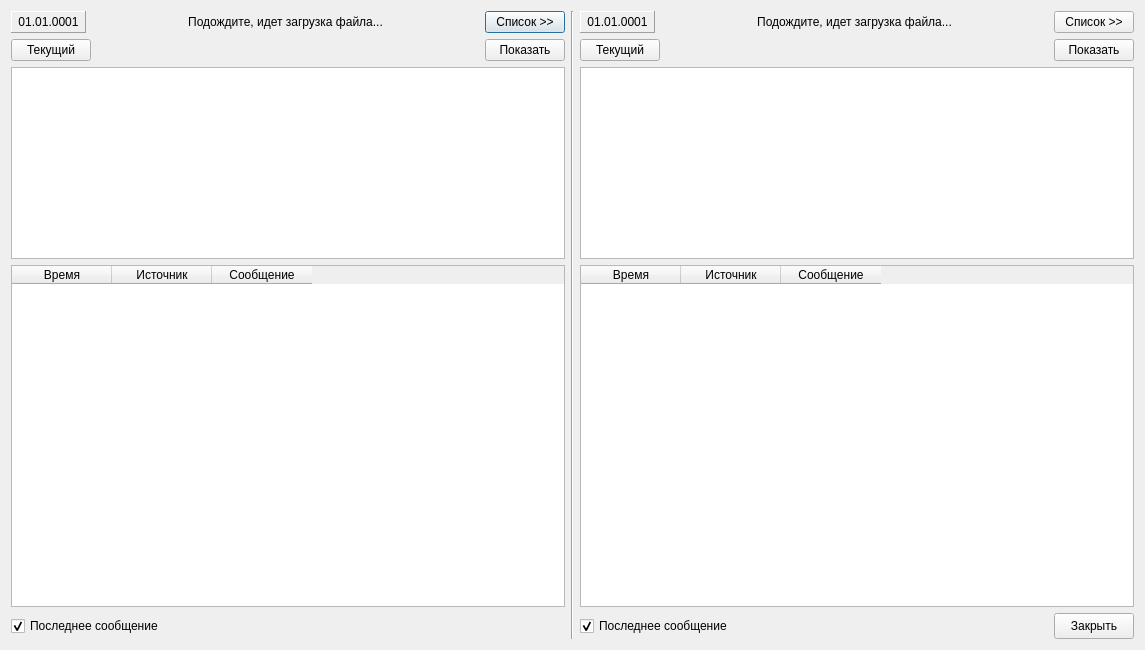
<?xml version="1.0" encoding="UTF-8"?>
<ui version="4.0">
 <class>Viewer</class>
 <widget class="QDialog" name="Viewer">
  <property name="geometry">
   <rect>
    <x>0</x>
    <y>0</y>
    <width>1145</width>
    <height>650</height>
   </rect>
  </property>
  <property name="baseSize">
   <size>
    <width>600</width>
    <height>500</height>
   </size>
  </property>
  <property name="windowTitle">
   <string>Журнал сообщений</string>
  </property>
  <layout class="QHBoxLayout" name="horizontalLayout_3">
   <item>
    <layout class="QVBoxLayout" name="verticalLayout_5">
     <item>
      <layout class="QHBoxLayout" name="horizontalLayout1_1">
       <item>
        <widget class="QLabel" name="labelDate1">
         <property name="sizePolicy">
          <sizepolicy hsizetype="Fixed" vsizetype="Preferred">
           <horstretch>0</horstretch>
           <verstretch>0</verstretch>
          </sizepolicy>
         </property>
         <property name="minimumSize">
          <size>
           <width>75</width>
           <height>0</height>
          </size>
         </property>
         <property name="frameShape">
          <enum>QFrame::Panel</enum>
         </property>
         <property name="frameShadow">
          <enum>QFrame::Raised</enum>
         </property>
         <property name="text">
          <string>01.01.0001</string>
         </property>
         <property name="alignment">
          <set>Qt::AlignCenter</set>
         </property>
        </widget>
       </item>
       <item>
        <spacer name="horizontalSpacer1_4">
         <property name="orientation">
          <enum>Qt::Horizontal</enum>
         </property>
         <property name="sizeHint" stdset="0">
          <size>
           <width>40</width>
           <height>20</height>
          </size>
         </property>
        </spacer>
       </item>
       <item>
        <widget class="QLabel" name="labelWait1">
         <property name="sizePolicy">
          <sizepolicy hsizetype="Expanding" vsizetype="Preferred">
           <horstretch>0</horstretch>
           <verstretch>0</verstretch>
          </sizepolicy>
         </property>
         <property name="text">
          <string>Подождите, идет загрузка файла...</string>
         </property>
         <property name="alignment">
          <set>Qt::AlignCenter</set>
         </property>
        </widget>
       </item>
       <item>
        <spacer name="horizontalSpacer1_1">
         <property name="orientation">
          <enum>Qt::Horizontal</enum>
         </property>
         <property name="sizeHint" stdset="0">
          <size>
           <width>40</width>
           <height>20</height>
          </size>
         </property>
        </spacer>
       </item>
       <item>
        <widget class="QPushButton" name="pushFiles1">
         <property name="text">
          <string>Список &gt;&gt;</string>
         </property>
         <property name="checkable">
          <bool>true</bool>
         </property>
        </widget>
       </item>
      </layout>
     </item>
     <item>
      <layout class="QVBoxLayout" name="verticalLayout">
       <item>
        <layout class="QHBoxLayout" name="horizontalLayout">
         <item>
          <widget class="QPushButton" name="pushCurrent1">
           <property name="text">
            <string>Текущий</string>
           </property>
          </widget>
         </item>
         <item>
          <spacer name="horizontalSpacer">
           <property name="orientation">
            <enum>Qt::Horizontal</enum>
           </property>
           <property name="sizeHint" stdset="0">
            <size>
             <width>40</width>
             <height>20</height>
            </size>
           </property>
          </spacer>
         </item>
         <item>
          <widget class="QPushButton" name="pushSelect1">
           <property name="text">
            <string>Показать</string>
           </property>
          </widget>
         </item>
        </layout>
       </item>
       <item>
        <widget class="QListWidget" name="list1">
         <property name="sizePolicy">
          <sizepolicy hsizetype="Expanding" vsizetype="Minimum">
           <horstretch>0</horstretch>
           <verstretch>0</verstretch>
          </sizepolicy>
         </property>
        </widget>
       </item>
      </layout>
     </item>
     <item>
      <layout class="QVBoxLayout" name="verticalLayout_3">
       <item>
        <widget class="QTableWidget" name="table1">
         <property name="horizontalScrollBarPolicy">
          <enum>Qt::ScrollBarAlwaysOff</enum>
         </property>
         <property name="selectionMode">
          <enum>QAbstractItemView::SingleSelection</enum>
         </property>
         <property name="selectionBehavior">
          <enum>QAbstractItemView::SelectRows</enum>
         </property>
         <property name="cornerButtonEnabled">
          <bool>false</bool>
         </property>
         <property name="columnCount">
          <number>3</number>
         </property>
         <column>
          <property name="text">
           <string>Время</string>
          </property>
         </column>
         <column>
          <property name="text">
           <string>Источник</string>
          </property>
         </column>
         <column>
          <property name="text">
           <string>Сообщение</string>
          </property>
         </column>
        </widget>
       </item>
       <item>
        <layout class="QHBoxLayout" name="horizontalLayout1_2">
         <item>
          <widget class="QCheckBox" name="checkLast1">
           <property name="minimumSize">
            <size>
             <width>0</width>
             <height>26</height>
            </size>
           </property>
           <property name="text">
            <string>Последнее сообщение</string>
           </property>
           <property name="checked">
            <bool>true</bool>
           </property>
          </widget>
         </item>
         <item>
          <spacer name="horizontalSpacer1_2">
           <property name="orientation">
            <enum>Qt::Horizontal</enum>
           </property>
           <property name="sizeHint" stdset="0">
            <size>
             <width>40</width>
             <height>20</height>
            </size>
           </property>
          </spacer>
         </item>
        </layout>
       </item>
      </layout>
     </item>
    </layout>
   </item>
   <item>
    <widget class="Line" name="line">
     <property name="orientation">
      <enum>Qt::Vertical</enum>
     </property>
    </widget>
   </item>
   <item>
    <layout class="QVBoxLayout" name="verticalLayout_6">
     <item>
      <layout class="QHBoxLayout" name="horizontalLayout2_1">
       <item>
        <widget class="QLabel" name="labelDate2">
         <property name="sizePolicy">
          <sizepolicy hsizetype="Fixed" vsizetype="Preferred">
           <horstretch>0</horstretch>
           <verstretch>0</verstretch>
          </sizepolicy>
         </property>
         <property name="minimumSize">
          <size>
           <width>75</width>
           <height>0</height>
          </size>
         </property>
         <property name="frameShape">
          <enum>QFrame::Panel</enum>
         </property>
         <property name="frameShadow">
          <enum>QFrame::Raised</enum>
         </property>
         <property name="text">
          <string>01.01.0001</string>
         </property>
         <property name="alignment">
          <set>Qt::AlignCenter</set>
         </property>
        </widget>
       </item>
       <item>
        <spacer name="horizontalSpacer2_4">
         <property name="orientation">
          <enum>Qt::Horizontal</enum>
         </property>
         <property name="sizeHint" stdset="0">
          <size>
           <width>40</width>
           <height>20</height>
          </size>
         </property>
        </spacer>
       </item>
       <item>
        <widget class="QLabel" name="labelWait2">
         <property name="sizePolicy">
          <sizepolicy hsizetype="Expanding" vsizetype="Preferred">
           <horstretch>0</horstretch>
           <verstretch>0</verstretch>
          </sizepolicy>
         </property>
         <property name="text">
          <string>Подождите, идет загрузка файла...</string>
         </property>
         <property name="alignment">
          <set>Qt::AlignCenter</set>
         </property>
        </widget>
       </item>
       <item>
        <spacer name="horizontalSpacer2_1">
         <property name="orientation">
          <enum>Qt::Horizontal</enum>
         </property>
         <property name="sizeHint" stdset="0">
          <size>
           <width>40</width>
           <height>20</height>
          </size>
         </property>
        </spacer>
       </item>
       <item>
        <widget class="QPushButton" name="pushFiles2">
         <property name="text">
          <string>Список &gt;&gt;</string>
         </property>
         <property name="checkable">
          <bool>true</bool>
         </property>
        </widget>
       </item>
      </layout>
     </item>
     <item>
      <layout class="QVBoxLayout" name="verticalLayout_2">
       <item>
        <layout class="QHBoxLayout" name="horizontalLayout_2">
         <item>
          <widget class="QPushButton" name="pushCurrent2">
           <property name="text">
            <string>Текущий</string>
           </property>
          </widget>
         </item>
         <item>
          <spacer name="horizontalSpacer_2">
           <property name="orientation">
            <enum>Qt::Horizontal</enum>
           </property>
           <property name="sizeHint" stdset="0">
            <size>
             <width>40</width>
             <height>20</height>
            </size>
           </property>
          </spacer>
         </item>
         <item>
          <widget class="QPushButton" name="pushSelect2">
           <property name="text">
            <string>Показать</string>
           </property>
          </widget>
         </item>
        </layout>
       </item>
       <item>
        <widget class="QListWidget" name="list2">
         <property name="sizePolicy">
          <sizepolicy hsizetype="Expanding" vsizetype="Minimum">
           <horstretch>0</horstretch>
           <verstretch>0</verstretch>
          </sizepolicy>
         </property>
        </widget>
       </item>
      </layout>
     </item>
     <item>
      <layout class="QVBoxLayout" name="verticalLayout_4">
       <item>
        <widget class="QTableWidget" name="table2">
         <property name="horizontalScrollBarPolicy">
          <enum>Qt::ScrollBarAlwaysOff</enum>
         </property>
         <property name="selectionMode">
          <enum>QAbstractItemView::SingleSelection</enum>
         </property>
         <property name="selectionBehavior">
          <enum>QAbstractItemView::SelectRows</enum>
         </property>
         <property name="cornerButtonEnabled">
          <bool>false</bool>
         </property>
         <property name="columnCount">
          <number>3</number>
         </property>
         <column>
          <property name="text">
           <string>Время</string>
          </property>
         </column>
         <column>
          <property name="text">
           <string>Источник</string>
          </property>
         </column>
         <column>
          <property name="text">
           <string>Сообщение</string>
          </property>
         </column>
        </widget>
       </item>
       <item>
        <layout class="QHBoxLayout" name="horizontalLayout2_2">
         <item>
          <widget class="QCheckBox" name="checkLast2">
           <property name="minimumSize">
            <size>
             <width>0</width>
             <height>26</height>
            </size>
           </property>
           <property name="text">
            <string>Последнее сообщение</string>
           </property>
           <property name="checked">
            <bool>true</bool>
           </property>
          </widget>
         </item>
         <item>
          <spacer name="horizontalSpacer2_2">
           <property name="orientation">
            <enum>Qt::Horizontal</enum>
           </property>
           <property name="sizeHint" stdset="0">
            <size>
             <width>40</width>
             <height>20</height>
            </size>
           </property>
          </spacer>
         </item>
         <item>
          <widget class="QPushButton" name="pushClose">
           <property name="minimumSize">
            <size>
             <width>0</width>
             <height>26</height>
            </size>
           </property>
           <property name="text">
            <string>Закрыть</string>
           </property>
          </widget>
         </item>
        </layout>
       </item>
      </layout>
     </item>
    </layout>
   </item>
  </layout>
 </widget>
 <layoutdefault spacing="6" margin="11"/>
 <tabstops>
  <tabstop>pushFiles1</tabstop>
  <tabstop>pushCurrent1</tabstop>
  <tabstop>pushSelect1</tabstop>
  <tabstop>list1</tabstop>
  <tabstop>table1</tabstop>
  <tabstop>checkLast1</tabstop>
  <tabstop>pushFiles2</tabstop>
  <tabstop>pushCurrent2</tabstop>
  <tabstop>pushSelect2</tabstop>
  <tabstop>list2</tabstop>
  <tabstop>table2</tabstop>
  <tabstop>checkLast2</tabstop>
  <tabstop>pushClose</tabstop>
 </tabstops>
 <resources/>
 <connections>
  <connection>
   <sender>pushClose</sender>
   <signal>clicked()</signal>
   <receiver>Viewer</receiver>
   <slot>hide()</slot>
   <hints>
    <hint type="sourcelabel">
     <x>600</x>
     <y>726</y>
    </hint>
    <hint type="destinationlabel">
     <x>599</x>
     <y>374</y>
    </hint>
   </hints>
  </connection>
 </connections>
 <slots>
  <slot>openFile()</slot>
  <slot>resetFile()</slot>
 </slots>
</ui>
